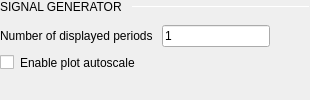
                <widget class="QWidget" name="SignalGenerator" native="true">
                 <layout class="QVBoxLayout" name="verticalLayout_7">
                  <property name="spacing">
                   <number>6</number>
                  </property>
                  <property name="leftMargin">
                   <number>0</number>
                  </property>
                  <property name="topMargin">
                   <number>0</number>
                  </property>
                  <property name="rightMargin">
                   <number>0</number>
                  </property>
                  <property name="bottomMargin">
                   <number>0</number>
                  </property>
                  <item>
                   <layout class="QHBoxLayout" name="horizontalLayout_10">
                    <property name="spacing">
                     <number>6</number>
                    </property>
                    <property name="topMargin">
                     <number>0</number>
                    </property>
                    <item>
                     <widget class="QLabel" name="label_9">
                      <property name="sizePolicy">
                       <sizepolicy hsizetype="Fixed" vsizetype="Fixed">
                        <horstretch>0</horstretch>
                        <verstretch>0</verstretch>
                       </sizepolicy>
                      </property>
                      <property name="text">
                       <string>SIGNAL GENERATOR </string>
                      </property>
                      <property name="subsection_label" stdset="0">
                       <bool>true</bool>
                      </property>
                     </widget>
                    </item>
                    <item>
                     <widget class="Line" name="line_4">
                      <property name="minimumSize">
                       <size>
                        <width>0</width>
                        <height>1</height>
                       </size>
                      </property>
                      <property name="maximumSize">
                       <size>
                        <width>16777215</width>
                        <height>1</height>
                       </size>
                      </property>
                      <property name="orientation">
                       <enum>Qt::Horizontal</enum>
                      </property>
                      <property name="subsection_line" stdset="0">
                       <bool>true</bool>
                      </property>
                     </widget>
                    </item>
                   </layout>
                  </item>
                  <item>
                   <spacer name="verticalSpacer_4">
                    <property name="orientation">
                     <enum>Qt::Vertical</enum>
                    </property>
                    <property name="sizeType">
                     <enum>QSizePolicy::Fixed</enum>
                    </property>
                    <property name="sizeHint" stdset="0">
                     <size>
                      <width>20</width>
                      <height>5</height>
                     </size>
                    </property>
                   </spacer>
                  </item>
                  <item>
                   <layout class="QHBoxLayout" name="horizontalLayout_2">
                    <item>
                     <widget class="QLabel" name="label_3">
                      <property name="text">
                       <string>Number of displayed periods </string>
                      </property>
                     </widget>
                    </item>
                    <item>
                     <widget class="QLineEdit" name="sigGenNrPeriods">
                      <property name="sizePolicy">
                       <sizepolicy hsizetype="Minimum" vsizetype="Fixed">
                        <horstretch>0</horstretch>
                        <verstretch>0</verstretch>
                       </sizepolicy>
                      </property>
                      <property name="styleSheet">
                       <string notr="true">
QLineEdit[invalid=true] {
border-color: red;
color: red;
}
QLineEdit[valid=true] {
border-color: grey;
color: white;
}</string>
                      </property>
                      <property name="text">
                       <string>1</string>
                      </property>
                     </widget>
                    </item>
                    <item>
                     <spacer name="horizontalSpacer_2">
                      <property name="orientation">
                       <enum>Qt::Horizontal</enum>
                      </property>
                      <property name="sizeHint" stdset="0">
                       <size>
                        <width>40</width>
                        <height>20</height>
                       </size>
                      </property>
                     </spacer>
                    </item>
                   </layout>
                  </item>
                  <item>
                   <layout class="QHBoxLayout" name="horizontalLayout_35">
                    <item>
                     <widget class="QCheckBox" name="signalGeneratorPlotAutoscaleCheckBox">
                      <property name="text">
                       <string/>
                      </property>
                     </widget>
                    </item>
                    <item>
                     <widget class="QLabel" name="label_31">
                      <property name="text">
                       <string>Enable plot autoscale</string>
                      </property>
                     </widget>
                    </item>
                    <item>
                     <spacer name="horizontalSpacer_25">
                      <property name="orientation">
                       <enum>Qt::Horizontal</enum>
                      </property>
                      <property name="sizeHint" stdset="0">
                       <size>
                        <width>40</width>
                        <height>20</height>
                       </size>
                      </property>
                     </spacer>
                    </item>
                   </layout>
                  </item>
                  <item>
                   <spacer name="verticalSpacer_5">
                    <property name="orientation">
                     <enum>Qt::Vertical</enum>
                    </property>
                    <property name="sizeType">
                     <enum>QSizePolicy::Expanding</enum>
                    </property>
                    <property name="sizeHint" stdset="0">
                     <size>
                      <width>0</width>
                      <height>0</height>
                     </size>
                    </property>
                   </spacer>
                  </item>
                 </layout>
                </widget>
